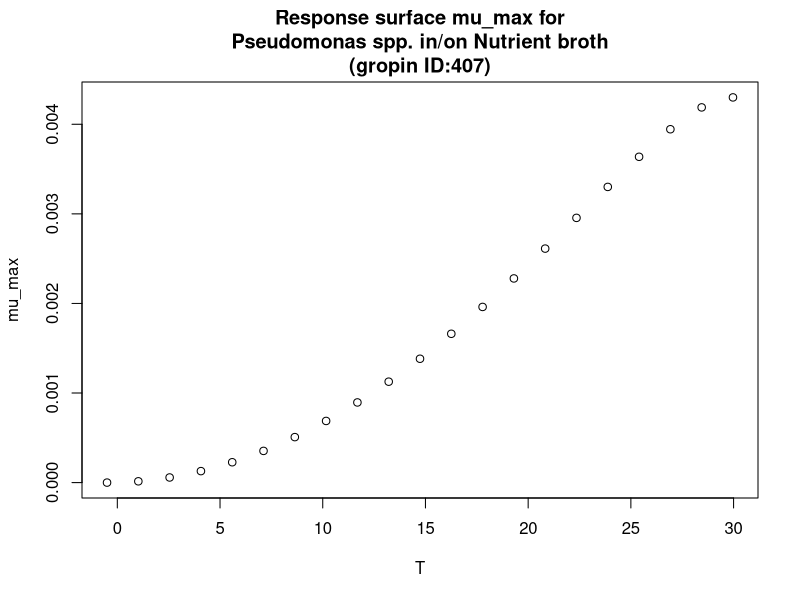

Write R code to recreate this figure.
#############################
# start of Parameter script
#############################
T <- seq(-0.5005,29.97002997003,length.out=21)
#############################
# end of Parameter script
#############################
############################# 
# start of Model script Gropin ID 407 
#############################
 
# constant coefficients for this model
 
variables <- data.frame(T)
argumentsPar <- expand.grid(variables)
 
# heart of the model
response_surface <- function(T) {
   mumax <-(4.3*(10^-3)*(T-34.4)*((T+0.5)^2))/((30+0.5)*((30+0.5)*(T-30)-(30-34.4)*(30-0.5-2*T)))

return(mumax=mumax)
} 

# output parameters
mumax <- cbind(argumentsPar,response_surface(argumentsPar['T']))
colnames(mumax) <- c(colnames(argumentsPar),'mumax')
#############################
# End of Model script
#############################
############################# 
# start of Visualisation script Gropin ID 407 
#############################
plot(T,mumax$mumax,
                          xlab='T',
                          ylab='mu_max',main='Response surface mu_max for
Pseudomonas spp. in/on Nutrient broth
(gropin ID:407)')
#############################
# End of Visualisation script
#############################
